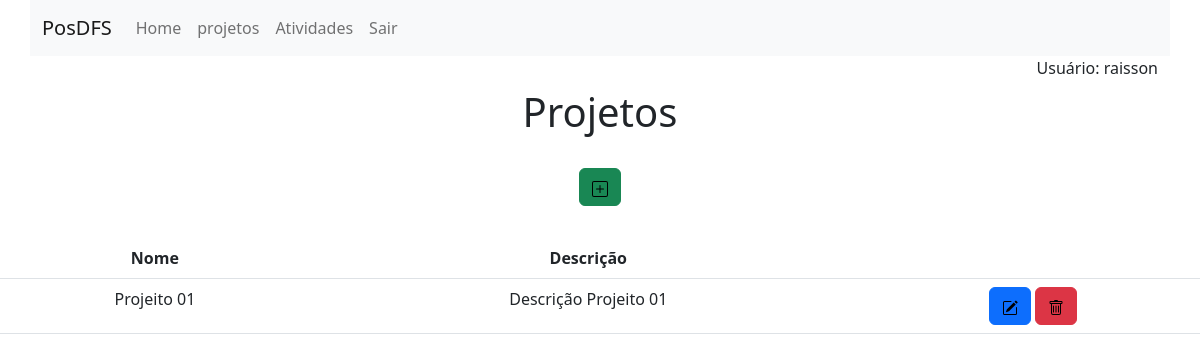
Page /projetos/ (signed in) on the earlier database version.
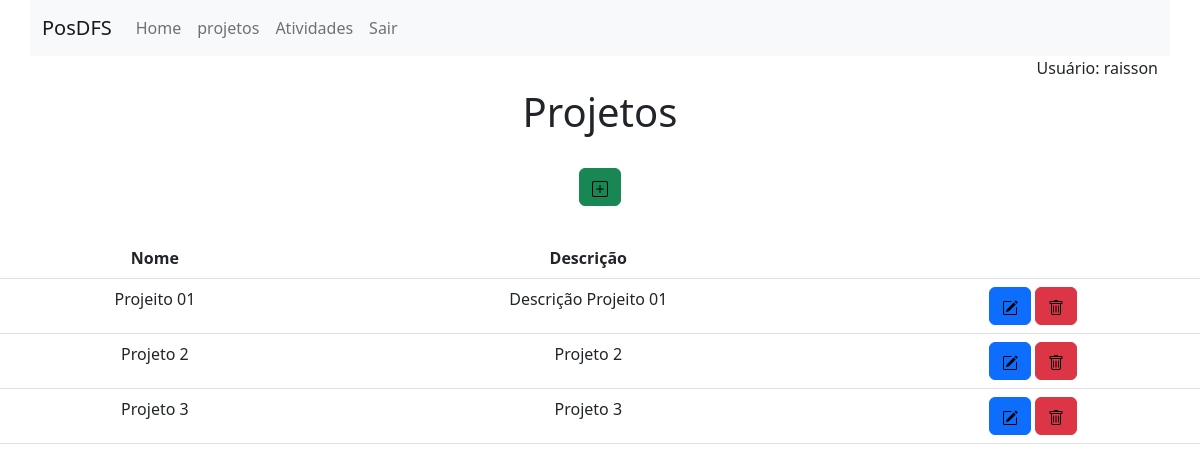
Same page on the later database version.
### app/models.py (models this page shows, shortened)
class Projetos(models.Model):
    nome = models.CharField(max_length=200, blank=False, null=False, help_text='Informe o nome')
    descricao = models.TextField()

### app/views.py (the view)
# urls.py: path('projetos/', projetos, name='projetos'),
@login_required
def projetos(request):
    dados = Projetos.objects.all()
    return render(request, 'projetos/projetos.html', {'dados': dados})

### app/templates/projetos/projetos.html (shortened to what this page needs)
{% extends 'base.html' %}
{% block content %}
    <div class="row">
        <div class="col-md-12 m-auto pt-2 pb-2 text-center">
            <h1>Projetos</h1>
        </div>
        <div class="col-md-12 m-auto pt-3 pb-2 text-center">
            <a href="/projetosform/" class="btn btn-success" title="Adicionar">
            </a>
        </div>
        <div class="col-md-12 m-auto pt-4 pb-2 text-center">
            {% if dados|length > 0 %}
                <table class="table">
                    <thead class="thead-dark">
                        <tr>
                            <th scope="col-md-4">Nome</th>
                            <th scope="col-md-6">Descrição</th>
                            <th scope="col-md-6"></th>
                        </tr>
                    </thead>
                    <tbody>
                        {% for dado in dados %}
                            <tr>
                                <td>{{dado.nome}}</td>
                                <td>{{dado.descricao}}</td>
                                <td>
                                    <a href="/projetoseditar/{{dado.id}}/" class="btn btn-primary" title="Editar">
                                    </a>
                                    <a href="/projetosdeletar/{{dado.id}}/" class="btn btn-danger" title="Deletar">
                                    </a>
                                </td>
                            </tr>
                        {% endfor %}
                </tbody>
                </table>
            {% endif %}
        </div>
    </div>
{% endblock %}

Differences in the rows shown:
added Projetos: nome "Projeto 2", descricao "Projeto 2"
added Projetos: nome "Projeto 3", descricao "Projeto 3"
